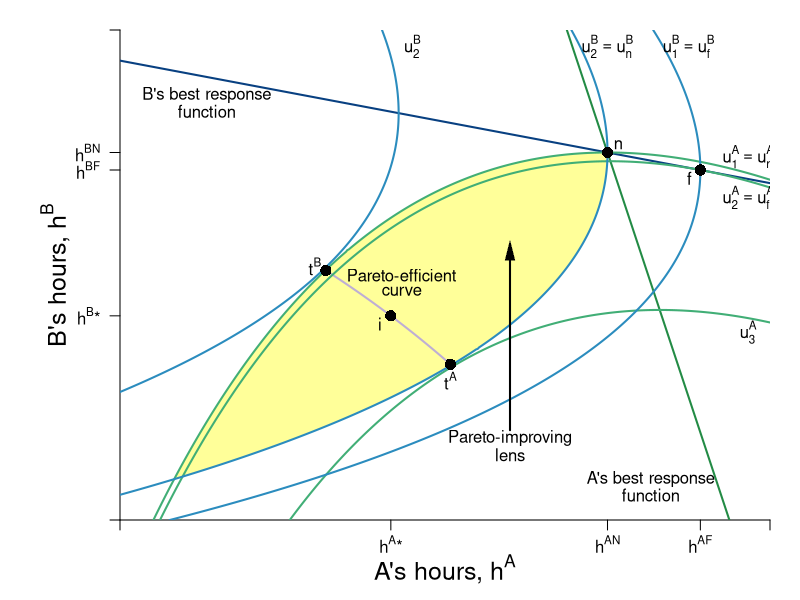

Here is the R script that generated this plot:
require(shape)
library(plotrix)
pdf(file = "coordination_failures/coord_brfs_stackelberg_zoom.pdf", width = 9, height = 7)

#Set parameters for graphics
axislabelsize <- 1.5
graphlinewidth <- 2
segmentlinewidth <- 1.5

COL <- c("#7fc97f", "#beaed4", "#fdc086", "#ffff99", "#386cb0", "#f0027f", "#bf5b17", "#666666")
COLA <- c("#99d8c9","#66c2a4","#41ae76", "#238b45", "#005824")
COLB <- c("#4eb3d3", "#2b8cbe", "#0868ac","#084081")

par(mar =  c(4, 6, 1.5, 1.5))

uA <- function(ea, eb, alpha = 30, beta = 1/2) {
  (alpha - beta*(ea+eb))*ea - 0.5*(ea)^2
}

uB <- function(ea, eb, alpha = 30, beta = 1/2) {
  (alpha - beta*(ea+eb))*eb - 0.5*(eb)^2
}

yA <- function(ea, eb, alpha = 30, beta = 1/2){
  ea*(alpha - beta*(ea + eb))
}

brfB <- function(ea, alpha = 30, beta = 1/2) {
  (alpha - beta*ea)/(1 + 2*beta)
}

brfA <- function(ea, alpha = 30, beta = 1/2) {
  (alpha - ea*(1 + 2*beta))/(beta)
}

brfPE <- function(ea, alpha = 30, beta = 1/8) {
  alpha*(1 - beta*ea)
}

hANE <- function(alpha, beta = 1/2){
  alpha/(1 + 3*beta)
}

hApEff <- function(alpha, beta = 1/2){
  alpha/(2 + 4*beta)
}

hAST <- function(alpha, beta = 1/2){
  (alpha*(1 + beta))/(1 + 4*beta + 2*beta^2)
}

hApEff2 <- function(alpha, beta = 1/2){
  alpha/(1 + 4*beta)
}

intercept1 <- function(alpha, beta = 1/2){
  alpha/(1 + 2*beta)
}

PEC <- function(ea, alpha = 30, beta = 1/2){
  a = beta*(1+2*beta);
  b = -alpha*(1+3*beta)+(1+2*beta)^2*ea;
  c = alpha^2 - alpha*(1+3*beta)*ea+ beta*(1+2*beta)*ea^2
  delta = b^2-4*a*c
  return((-b-sqrt(delta))/(2*a))
}


indiffA <- function(ea, alpha = 30, beta = 1/2, uA = 144) {
  (alpha*ea - beta*(ea)^2 - 0.5*(ea)^2 - uA)/(beta*ea)
}

indiffBroot1 <- function(ea, alpha = 30, beta = 30, uB = 144){
  (-sqrt(alpha^2 - 2*alpha*beta*ea + beta^2*ea^2 - 4*beta*uB - 2*uB) + alpha - beta*ea)/(2*beta + 1)
}

indiffBroot2 <- function(ea, alpha = 30, beta = 30, uB = 144){
  (sqrt(alpha^2 - 2*alpha*beta*ea + beta^2*ea^2 - 4*beta*uB - 2*uB) + alpha - beta*ea)/(2*beta + 1)
}


indiffB <- function(eb, alpha = 30, beta = 1/2, uB = 144) {
  (alpha*eb - uB - 0.5*eb^2)/(alpha*beta*eb)
}

indiffB2 <- function(ea, alpha = 30, beta = 1/2, uB = 144) {
  sqrt(alpha^2*(beta*ea - 1)^2 - 2*uB) - alpha*beta*ea + alpha
}

indiffB3 <- function(ea, alpha = 30, beta = 1/2, uB = 144) {
  -sqrt(alpha^2*(beta*ea - 1)^2 - 2*uB) - alpha*beta*ea + alpha
}


xlims <- c(7.5, 13.5)
ylims <- c(7.5, 13.5)

npts <- 501 
x <- seq(xlims[1], xlims[2], length.out = npts)
y <- seq(ylims[1], ylims[2], length.out = npts) 
a <- c(uA(hANE(alpha = 30, beta = 1/2), hANE(alpha = 30, beta = 1/2)), 
       uA(hAST(alpha = 30, beta = 1/2), brfB(ea = hAST(alpha = 30, beta = 1/2))),
       #uA(hApEff2(alpha = 30, beta = 1/2), hApEff2(alpha = 30, beta = 1/2)),
       155.8)
b <- c(uA(hANE(alpha = 30, beta = 1/2),hANE(alpha = 30, beta = 1/2)), 
       uA(brfB(ea = hAST(alpha = 30, beta = 1/2)), hAST(alpha = 30, beta = 1/2)),
       #uB(hApEff2(alpha = 30, beta = 1/2), hApEff2(alpha = 30, beta = 1/2)), 
       155.8)


plot(0, 0, xlim = xlims, ylim = ylims, type = "n",
     xlab = expression(paste("")),
     ylab = expression(paste("")), 
     xaxt = "n", 
     yaxt = "n", 
     cex.lab = axislabelsize, 
     bty = "n",
     xaxs="i", 
     yaxs="i")

# ticksy <- seq(from = 0, to = ylims[2], by = 2)
# ylabels <- seq(from = 0, to = ylims[2], by = 2)
# ticksx <- seq(from = 0, to = xlims[2], by = 2)
# xlabels <- seq(from = 0, to = xlims[2], by = 2)
ticksy <- c(ylims[1], hApEff2(alpha = 30),brfB(ea = hAST(alpha = 30, beta = 1/2)), hANE(alpha = 30), intercept1(alpha = 30), ylims[2])
ylabels <- c(NA, expression(paste(h^B,"*")), expression(paste(h^{BF})), expression(paste(h^{BN})), expression(paste(frac(alpha, 1 + 2*beta))), NA)
ticksx <- c(xlims[1], hApEff2(alpha = 30), hANE(alpha = 30), hAST(alpha = 30, beta = 1/2), intercept1(alpha = 30), xlims[2])
xlabels <- c(NA, expression(paste(h^A,"*")), expression(paste(h^{AN})), expression(paste(h^{AF})), expression(paste(frac(alpha, 1 + 2*beta))), NA)


axis(1, at = ticksx,  pos = xlims[1], labels = FALSE)
text(x = c(0, hApEff2(alpha = 30), hANE(alpha = 30), hAST(alpha = 30, beta = 1/2), intercept1(alpha = 30), xlims[2]), par("usr")[3] - 0.1, labels = xlabels, srt = 0, pos = 1, xpd = TRUE)

axis(2, at = ticksy, pos = ylims[1], labels = ylabels, las = 1)

axis.break(axis=1,breakpos=NULL,pos=NA,bgcol="white",breakcol="black",
           style="slash",brw=0.01)
axis.break(axis=2,breakpos=NULL,pos=NA,bgcol="white",breakcol="black",
           style="slash",brw=0.01)

npts <- 500 
xx1 <- seq(xlims[1], xlims[2], length.out = npts)
xx2 <- seq(9.4, 10.55, length.out = npts)

#I need something like xx1 with npts for 
xpoly1 <- seq(from = 8, to = 12, length.out = 500)
ypoly1 <- indiffA(xpoly1, uA = 144, alpha = 30, beta = 1/2)
ypoly2 <- indiffBroot1(xpoly1, uB = 144, alpha = 30, beta = 1/2)
polygon(x = c(xpoly1, rev(xpoly1)), y = c(ypoly1, rev(ypoly2)), col=COL[4], density=NULL, border = NA)



lines(xx1, brfA(xx1, alpha = 30, beta = 1/2), col = COLA[4], lwd = graphlinewidth)
lines(xx1, brfB(xx1, alpha = 30, beta = 1/2), col = COLB[4], lwd = graphlinewidth)
lines(xx2, PEC(xx2, alpha = 30, beta = 1/2), col = COL[2], lwd = graphlinewidth)
#lines(xx1, PECroot2(xx1, alpha = 30, beta = 1/2), col = COLB[2], lwd = graphlinewidth)
#lines(xx1, indiffB(xx1, alpha = 30, beta = 1/2, uB = 42), col = COL[2], lwd = graphlinewidth)
#lines(xx1, indiffB2(xx1, alpha = 30, beta = 1/2, uB = 46.08), col = COL[2], lwd = graphlinewidth)
#lines(xx1, indiffB3(xx1, alpha = 30, beta = 1/2, uB = 46.08), col = COL[2], lwd = graphlinewidth)
#lines(xx1, indiffAlow(xx1, uA = 42, alpha = 30, beta = 1/2), col = COL[2], lwd = graphlinewidth)
#lines(xx1, indiffAgain(xx1, uA = 42, alpha = 30, beta = 1/2), col = COL[2], lwd = graphlinewidth)


#persp(x, y, outer(x, y, u), ticktype="detailed") 
contour(y, x, 
        outer(x, y, uA),
        drawlabels = FALSE,
        col = COLA[3],
        lwd = graphlinewidth,
        levels = a, 
        xaxs="i", 
        yaxs="i", 
        add = TRUE) 

text(10.5, ylims[1] - 0.6, expression(paste("A's hours, ", h^A)), xpd = TRUE, cex = axislabelsize)
text(xlims[1] - 0.6, 10.5, expression(paste("B's hours, ", h^B)), xpd = TRUE, cex = axislabelsize, srt = 90) 

#Add arrows:
#arrows(-0.8, 10, -0.8, 14, xpd = TRUE, length=0.1,angle=40,lwd=3)
#arrows(6.2, -1.7, 9, -1.7, xpd = TRUE, length=0.1,angle=40,lwd=3)


contour(x, y, 
        outer(x, y, uB),
        #labels = c("v1", "v2", "v3"),
        drawlabels = FALSE,
        col = COLB[2],
        lwd = graphlinewidth,
        levels = b, 
        add = TRUE
) 


#segments(4.11765, 6.17647, 5.88, 8.88, lty = 1, col = COL[2] , lwd = graphlinewidth)
text(10.1, 10.5, expression("Pareto-efficient"))
text(10.1,  10.3, expression("curve"))

text(11.1, 8.5, expression("Pareto-improving"))
text(11.1,  8.3, expression("lens"))
Arrows(11.1, 8.6, 11.1, 10.8, col = "black", lty = 1, lwd = 2, arr.type = "triangle", arr.lwd = 0.5)


#Label the iso-welfare functions for A (leader)
text(13.3, 11.95, expression(u[1]^A == u[n]^A))
text(13.3, 11.45, expression(u[2]^A == u[f]^A))
text(13.3, 9.8, expression(u[3]^A))

#Label the indifference curves for B (follower)
text(12.75, 13.3, expression(u[1]^B == u[f]^B))
text(12, 13.3, expression(u[2]^B == u[n]^B))
text(10.2, 13.3, expression(u[2]^B))


#Label Nash Equilibrium 
#segments(0, 9.6, 9.6, 9.6, lty = 2, col = "gray" , lwd = segmentlinewidth)
#segments(9.6, 0, 9.6, 9.6, lty = 2, col = "gray" , lwd = segmentlinewidth)
points(hANE(alpha = 30), hANE(alpha = 30), pch = 16, col = "black", cex = 1.5)
#text(11.3, 10.1, expression(paste("Nash Equilibrium")))
text(hANE(alpha = 30) + 0.1, hANE(alpha = 30) + 0.1, expression(paste(n)))

points(hAST(alpha = 30, beta = 1/2), brfB(ea = hAST(alpha = 30, beta = 1/2)), pch = 16, col = "black", cex = 1.5)
text(hAST(alpha = 30, beta = 1/2) - 0.1, brfB(ea = hAST(alpha = 30, beta = 1/2)) - 0.1, expression(paste(f)))

#Annotate Pareto Efficient Curve and relevant points
points(10.55, PEC(10.55), pch = 16, col = "black", cex = 1.5)
text(10.55, PEC(10.55) - 0.2, expression(paste(t^A)))

points(9.4, PEC(9.4), pch = 16, col = "black", cex = 1.5)
text(9.4 - 0.1, PEC(9.4) + 0.05, expression(paste(t^B)))

points(hApEff2(alpha = 30), hApEff2(alpha = 30), pch = 16, col = "black", cex = 1.5)
text(hApEff2(alpha = 30)- 0.1, hApEff2(alpha = 30) - 0.1, expression(paste(i)))

#points(5.84, 8.77, pch = 16, col = "black", cex = 1.5)

#B's brf
text(8.3, 12.7, expression(paste("B's best response")))
text(8.3, 12.5, expression(paste("function")))
#Arrows(2, 16.5, 2, 15.2, col = "black", lty = 1, lwd = 2, arr.type = "triangle", arr.lwd = 0.5)

#A's brf
text(12.4, 8, expression(paste("A's best response")), xpd = TRUE)
text(12.4, 7.8, expression(paste("function")), xpd = TRUE)
#Arrows(15.5, 3, 15.5, 1.3, col = "black", lty = 1, lwd = 2, arr.type = "triangle", arr.lwd = 0.5)


# points(2.8, 11.2, pch = 16, col = "black", cex = 1.5)
# text(15.5, 4, expression(paste("A's best response")))
# 
# points(11.2, 2.8, pch = 16, col = "black", cex = 1.5)
# text(15.5, 4, expression(paste("A's best response")))

dev.off()
